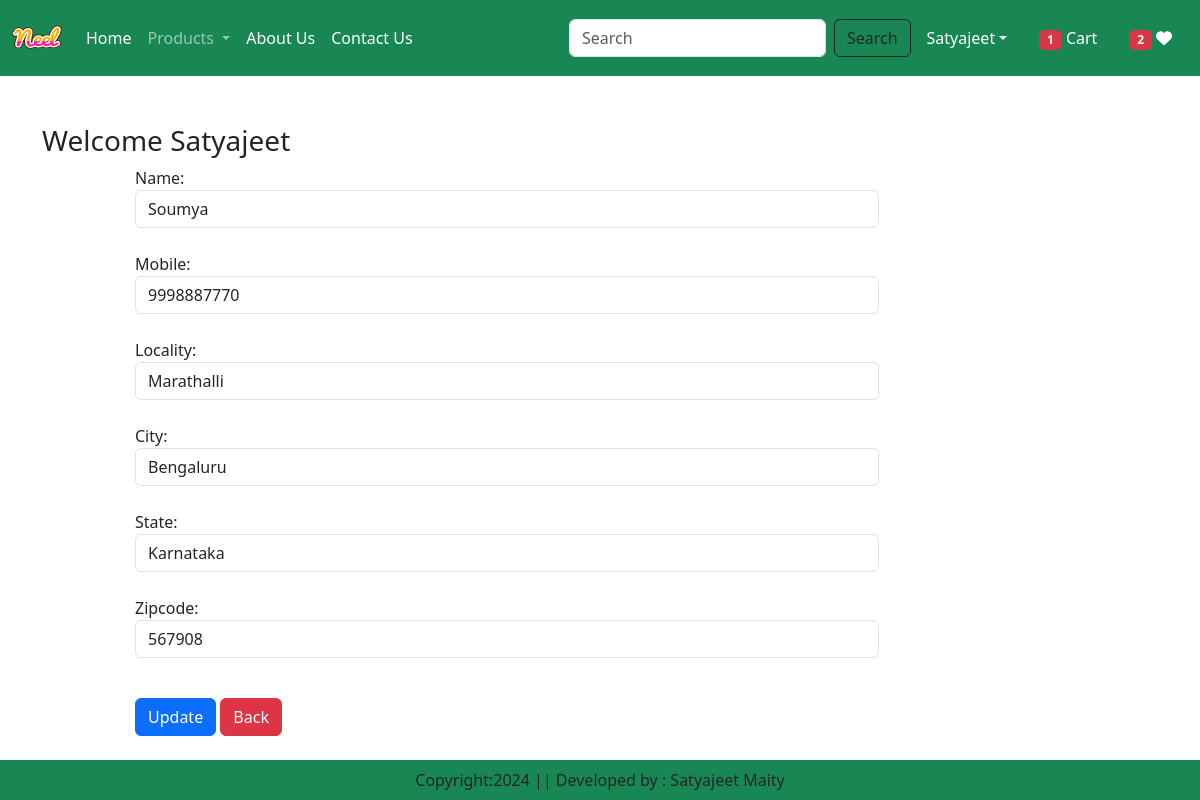
/updateaddress/1/ (signed in), run on the app's committed database.
### app/models.py (models this page shows, shortened)
class Customer(models.Model):
    user = models.ForeignKey(User,on_delete=models.CASCADE)
    name = models.CharField(max_length=200)
    locality = models.CharField(max_length=200)
    city = models.CharField(max_length=50)
    mobile = models.IntegerField(default=0)
    zipcode = models.IntegerField()
    state = models.CharField(choices=STATE_CHOICES,max_length=100)

### app/views.py (the view, shortened to what this page needs)
# urls.py: path('updateaddress/<int:pk>/',views.updateAddress.as_view(),name='updateAddress'),
@method_decorator(login_required,name='dispatch')
class updateAddress(View):
    def get(self,request,pk):
        add = Customer.objects.get(pk=pk)
        form = CustomerProfileForm(instance=add)
        totalitem = 0
        wishitem = 0
        if request.user.is_authenticated:
            totalitem = len(Cart.objects.filter(user=request.user))
            wishitem = len(Wishlist.objects.filter(user=request.user))
        return render(request,'app/updateAddress.html',locals())

### app/forms.py
class CustomerProfileForm(forms.ModelForm):
    class Meta:
        model = Customer
        fields = ['name','mobile','locality','city','state','zipcode']
        widgets={
            'name':forms.TextInput(attrs={'class':'form-control'}),
            'mobile':forms.NumberInput(attrs={'class':'form-control'}),
            'locality':forms.TextInput(attrs={'class':'form-control'}),
            'city':forms.TextInput(attrs={'class':'form-control'}),
            'state':forms.Select(attrs={'class':'form-control'}),
            'zipcode':forms.NumberInput(attrs={'class':'form-control'}),
        }

### app/templates/app/updateAddress.html (shortened to what this page needs)
{% extends 'app/base.html' %}
{% load static %}
{% block main-content %}
    <div class="container my-5">
        <div class="row">
            <h3>Welcome <span class="text-capitalize">{{request.user}}</span></h3>
        </div>
        <div class="col-sm-8 offset-sm-1">
            <form action="" method="post">
                {% for fm in form %}
                    {{fm.label_tag}} {{fm}} <small class="text-danger">{{fm.errors|striptags}}</small><br>
                {% endfor %}
                <div class="col-12 mt-3">
                    <button type="submit" class="btn btn-primary">Update</button>
                    <a href="{% url 'address' %}" type="button" class="btn btn-danger">Back</a>
                </div>
            </form>
        </div>
    </div>
{% endblock main-content %}

### app/templates/app/base.html (shortened to what this page needs)
<!DOCTYPE html>
{% load static %}
<html lang="en">
<head>
    <link href="https://cdn.jsdelivr.net/npm/bootstrap@5.3.2/dist/css/bootstrap.min.css" rel="stylesheet"
>
    <link rel="stylesheet" href="{% static 'app/css/owl.carousel.min.css'%}">
    <link rel="stylesheet" href="{% static 'app/css/all.min.css'%}">
    <link rel="stylesheet" href="{% static 'app/css/style.css'%}">
</head>
<body>
    <nav class="navbar navbar-expand-lg navbar-dark bg-success">
        <div class="container-fluid">
            <a class="navbar-brand" href="#">
                <img src="{% static 'app/images/product/Neel.png' %}" width="50" height="50" />
            </a>
            <div class="collapse navbar-collapse" id="navbarSupportedContent">
                <ul class="navbar-nav me-auto mb-2 mb-lg-0">
                    {% if request.user.is_authenticated %}
                    <li class="nav-item">
                        <a class="nav-link active" aria-current="page" href="/">Home</a>
                    </li>
                    <li class="nav-item dropdown">
                        <a class="nav-link dropdown-toggle" href="#" id="navbarDropdown" role="button"
                            data-bs-toggle="dropdown" aria-expanded="false">
                            Products
                        </a>
                    </li>
                    <li class="nav-item">
                        <a class="nav-link text-white" href="{% url 'about' %}">About Us</a>
                    </li>
                    <li class="nav-item">
                        <a class="nav-link text-white" href="{% url 'contact' %}">Contact Us</a>
                    </li>
                </ul>
                <form class="d-flex" role="search" action="/search">
                    <input class="form-control me-2" type="search" placeholder="Search" name="search" aria-label="Search">
                    <button class="btn btn-outline-dark" type="submit">Search</button>
                </form>
            </div>
            <ul class="navbar-nav me-auto mb-2 mb-lg-0">
                <li class="nav-item dropdown mx-2">
                    <a class="nav-link dropdown-toggle text-white" href="#" id="profileDropdown" role="button"
                        data-bs-toggle="dropdown" aria-expanded="false">{{request.user.username|capfirst}}</a>
                </li>
                <li class="nav-item mx-2">
                    <a href="{% url 'showcart' %}" class="nav-link text-white">
                        <span class="badge bg-danger">
                            {% if totalitem > 0 %} {{totalitem}} {% endif %}
                        </span>
                        Cart
                    </a>
                </li>
                <li class="nav-item mx-2">
                    <a href="{% url 'showwishlist' %}" class="nav-link text-white">
                        <span class="badge bg-danger">
                            {% if wishitem > 0 %} {{wishitem}} {% endif %}
                        </span>
                        <i class="fa fa-heart"></i>
                    </a>
                </li>
                {% endif %}
            </ul>
        </div>
    </nav>
    {% block main-content %}{% endblock main-content %}
    <footer class="container-fluid fixed-bottom bg-success text-center p-2 mt-4">
        Copyright:2024 || Developed by : Satyajeet Maity
    </footer>
</body>
</html>

### data on the page
Customer: form "Soumya" "9998887770" "Marathalli" "Bengaluru" "Karnataka" "567908"

### other printed values
{{ request.user.username|capfirst }} "Satyajeet"
{{ totalitem }} "1"
{{ wishitem }} "2"
{{ request.user }} "Satyajeet"
{{ fm.label_tag }} "Name:" "Mobile:" "Locality:" "City:" "State:" "Zipcode:"
